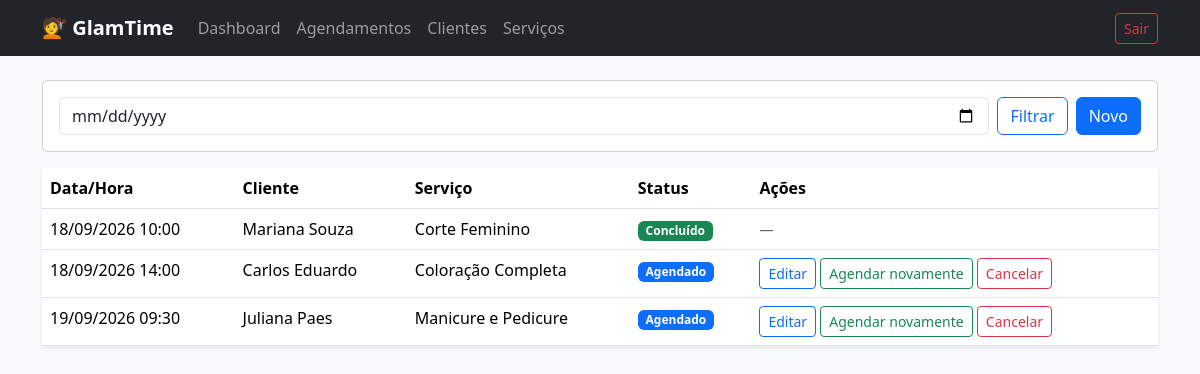
Screenshot of /agendamentos.php (signed in) with the database file from the repository.
### tables this page shows
CREATE TABLE IF NOT EXISTS agendamentos (
    id         INT AUTO_INCREMENT PRIMARY KEY,
    cliente_id INT NOT NULL,
    servico_id INT NOT NULL,
    data_hora  DATETIME NOT NULL,
    status     ENUM('agendado','concluido','cancelado') NOT NULL DEFAULT 'agendado',
    CONSTRAINT fk_ag_cliente FOREIGN KEY (cliente_id) REFERENCES clientes(id),
    CONSTRAINT fk_ag_servico FOREIGN KEY (servico_id) REFERENCES servicos(id),
    INDEX idx_data_hora (data_hora)
);

CREATE TABLE IF NOT EXISTS clientes (
    id       INT AUTO_INCREMENT PRIMARY KEY,
    nome     VARCHAR(80)  NOT NULL,
    telefone VARCHAR(20)  NULL,
    email    VARCHAR(120) NULL,
    UNIQUE KEY uq_cliente_email (email)
);

CREATE TABLE IF NOT EXISTS servicos (
    id          INT AUTO_INCREMENT PRIMARY KEY,
    nome        VARCHAR(80)   NOT NULL,
    duracao_min INT           NOT NULL,
    preco       DECIMAL(10,2) NOT NULL,
    UNIQUE KEY uq_servico_nome (nome)
);

### agendamentos.php (the view, shortened to what this page needs)
<?php
require_once __DIR__ . '/auth_check.php';
$filtro = $_GET['data'] ?? '';
if ($filtro) {
  $stmt = $pdo->prepare("SELECT a.id, c.nome cliente, s.nome servico, a.data_hora, a.status FROM agendamentos a JOIN clientes c ON a.cliente_id=c.id JOIN servicos s ON a.servico_id=s.id WHERE DATE(a.data_hora) = :d ORDER BY a.data_hora");
  $stmt->execute([':d' => $filtro]);
} else {
  $stmt = $pdo->query("SELECT a.id, c.nome cliente, s.nome servico, a.data_hora, a.status FROM agendamentos a JOIN clientes c ON a.cliente_id=c.id JOIN servicos s ON a.servico_id=s.id ORDER BY a.data_hora");
}
$lista = $stmt->fetchAll();
$badges = ['agendado' => 'bg-primary', 'concluido' => 'bg-success', 'cancelado' => 'bg-secondary'];
$rotulos = ['agendado' => 'Agendado', 'concluido' => 'Concluído', 'cancelado' => 'Cancelado'];
?>
<!DOCTYPE html>
<html lang="pt-BR">
<head>
  <link href="https://cdn.jsdelivr.net/npm/bootstrap@5.3.3/dist/css/bootstrap.min.css" rel="stylesheet">
</head>
<body class="bg-light">
  <?php require_once __DIR__ . '/navbar.php'; ?>
  <main class="container">
    <form class="card card-body mb-3 d-flex flex-row gap-2">
      <input type="date" class="form-control" name="data" value="<?= htmlspecialchars($filtro) ?>">
      <button class="btn btn-outline-primary">Filtrar</button>
      <a href="agendamento_form.php" class="btn btn-primary">Novo</a>
    </form>
    <table class="table table-hover bg-white shadow-sm">
      <thead>
        <tr>
          <th>Data/Hora</th>
          <th>Cliente</th>
          <th>Serviço</th>
          <th>Status</th>
          <th>Ações</th>
        </tr>
      </thead>
      <tbody><?php foreach ($lista as $a): ?>
          <tr>
            <td><?= date('d/m/Y H:i', strtotime($a['data_hora'])) ?></td>
            <td><?= htmlspecialchars($a['cliente']) ?></td>
            <td><?= htmlspecialchars($a['servico']) ?></td>
            <td><span
                class="badge <?= $badges[$a['status']] ?? 'bg-secondary' ?>"><?= $rotulos[$a['status']] ?? $a['status'] ?></span>
            </td>
            <td>
              <?php if ($a['status'] === 'agendado'): ?>
                <a href="agendamento_editar.php?id=<?= (int) $a['id'] ?>" class="btn btn-outline-primary btn-sm">Editar</a>
                <a href="agendamento_agendar_novamente.php?id=<?= (int) $a['id'] ?>"
                  class="btn btn-outline-success btn-sm">Agendar novamente</a>
                <form method="post" action="agendamento_cancelar.php" class="d-inline">
                  <button class="btn btn-outline-danger btn-sm">Cancelar</button>
                </form>
              <?php else: ?>
                <span class="text-muted small">—</span>
              <?php endif; ?>
            </td>
          </tr>
        <?php endforeach; ?>
      </tbody>
    </table>
  </main>
</body>
</html>

### navbar.php (shortened to what this page needs)
<?php $perfil = $_SESSION['usuario_role'] ?? ''; ?>
<nav class="navbar navbar-expand-lg navbar-dark bg-dark mb-4">
  <div class="container">
    <a class="navbar-brand fw-bold" href="index.php">💇 GlamTime</a>
    <div class="collapse navbar-collapse" id="nav">
      <ul class="navbar-nav me-auto">
        <li class="nav-item"><a class="nav-link" href="index.php">Dashboard</a></li>
        <li class="nav-item"><a class="nav-link" href="agendamentos.php">Agendamentos</a></li>
        <li class="nav-item"><a class="nav-link" href="clientes.php">Clientes</a></li>
        <?php if ($perfil === 'admin'): ?>
          <li class="nav-item"><a class="nav-link" href="servicos.php">Serviços</a></li>
        <?php endif; ?>
      </ul>
      <a href="logout.php" class="btn btn-outline-danger btn-sm">Sair</a>
    </div>
  </div>
</nav>

### rows the page displays
agendamentos: data_hora "18/09/2026 10:00", cliente.nome "Mariana Souza", servico.nome "Corte Feminino", status "Concluído"
agendamentos: data_hora "18/09/2026 14:00", cliente.nome "Carlos Eduardo", servico.nome "Coloração Completa", status "Agendado"
agendamentos: data_hora "19/09/2026 09:30", cliente.nome "Juliana Paes", servico.nome "Manicure e Pedicure", status "Agendado"
